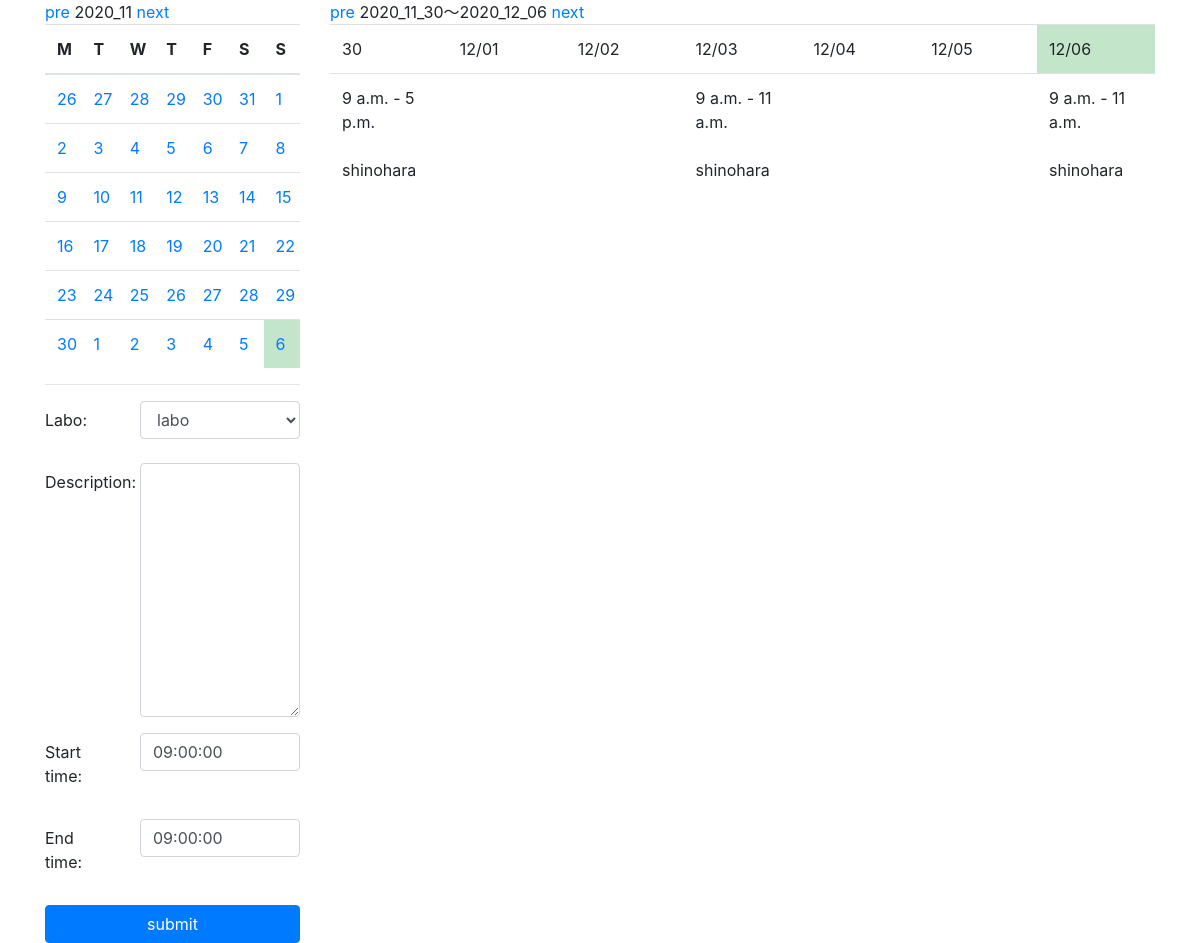
The app's page /ag360l_app/mycalendar/2020/11/30/ with its own data.
### ag360l_app/models.py (models this page shows, shortened)
class Schedule(models.Model):
    DATA = [
        ('0', 'labo'),
        ('1', 'fujii'),
        ('2', 'nishikawa'),
        ('3', 'inoue'),
        ('4', 'ito'),
        ('5', 'ma'),
        ('6', 'kondoh'),
        ('7', 'tanaka'),
        ('8', 'tukamoto'),
        ('9', 'tecd'),
    ]
    labo = models.CharField(
        max_length=100,
        choices=DATA,
        default='0',
    )
    description = models.TextField( blank=True)
    start_time = models.TimeField( default=datetime.time(9, 0, 0))
    end_time = models.TimeField(default=datetime.time(9, 0, 0))
    date = models.DateField()
    created_at = models.DateTimeField( default=timezone.now)

### ag360l_app/views.py (the view, shortened to what this page needs)
# urls.py: path('mycalendar/', views.MyCalendar.as_view(), name='mycalendar'),
class MyCalendar(mixins.MonthCalendarMixin, mixins.WeekWithScheduleMixin, generic.CreateView):
    template_name = 'ag360l_app/mycalendar.html'
    model = Schedule
    date_field = 'date'
    form_class = BS4ScheduleForm
    def get_context_data(self, **kwargs):
        context = super().get_context_data(**kwargs)
        week_calendar_context = self.get_week_calendar()
        month_calendar_context = self.get_month_calendar()
        context.update(week_calendar_context)
        context.update(month_calendar_context)
        return context

### ag360l_app/forms.py (shortened to what this page needs)
class BS4ScheduleForm(forms.ModelForm):
    class Meta:
        model = Schedule
        fields = ('labo', 'description', 'start_time', 'end_time',)
        widgets = {
            'labo': forms.Select(attrs={
                'class': 'form-control',
            }),
            'description': forms.Textarea(attrs={
                'class': 'form-control',
            }),
            'start_time': forms.TextInput(attrs={
                'class': 'form-control',
            }),
            'end_time': forms.TextInput(attrs={
                'class': 'form-control',
            }),
        }

### ag360l_app/mixins.py (called while the page is built)
    def setup_calendar(self):
        self._calendar = calendar.Calendar(self.first_weekday)

    def get_week_names(self):
        week_names = deque(self.week_names)
        week_names.rotate(-self.first_weekday)
        return week_names

    def get_previous_month(self, date):
        if date.month == 1:
            return date.replace(year=date.year-1, month=12, day=1)
        else:
            return date.replace(month=date.month-1, day=1)

    def get_next_month(self, date):
        if date.month == 12:
            return date.replace(year=date.year+1, month=1, day=1)
        else:
            return date.replace(month=date.month+1, day=1)

    def get_month_days(self, date):
        return self._calendar.monthdatescalendar(date.year, date.month)

    def get_current_month(self):
        month = self.kwargs.get('month')
        year = self.kwargs.get('year')
        if month and year:
            month = datetime.date(year=int(year), month=int(month), day=1)
        else:
            month = datetime.date.today().replace(day=1)
        return month

    def get_month_calendar(self):
        self.setup_calendar()
        current_month = self.get_current_month()
        calendar_data = {
            'now': datetime.date.today(),
            'month_days': self.get_month_days(current_month),
            'month_current': current_month,
            'month_previous': self.get_previous_month(current_month),
            'month_next': self.get_next_month(current_month),
            'week_names': self.get_week_names(),
        }
        return calendar_data

    def get_week_calendar(self):
        calendar_context = super().get_week_calendar()
        calendar_context['week_day_schedules'] = self.get_week_schedules(
            calendar_context['week_first'],
            calendar_context['week_last'],
            calendar_context['week_days']
        )
        return calendar_context

### ag360l_app/templates/ag360l_app/mycalendar.html (shortened to what this page needs)
{% extends 'ag360l_app/base.html' %}
{% block content %}
    <div class="row">
        <div class="col-md-3">
            {% include 'ag360l_app/includes/month.html' %}
            <hr>
            <form action="" method="POST">
                {% for field in form %}
                    <div class="form-group row">
                        <label for="{{ field.id_for_label }}"
                               class="col-sm-4 col-form-label">{{ field.label_tag }}</label>
                        <div class="col-sm-8">
                            {{ field }}
                        </div>
                    </div>
                {% endfor %}
                <button type="submit" class="btn btn-primary btn-block">submit</button>
            </form>
        </div>
        <div class="col-md-9">
            {% include 'ag360l_app/includes/week.html' %}
        </div>
    </div>
{% endblock %}
{% block extrajs %}
    <link rel="stylesheet" type="text/css"
          href="https://cdnjs.cloudflare.com/ajax/libs/timedropper/1.0/timedropper.min.css">
{% endblock %}

### ag360l_app/templates/ag360l_app/includes/week.html
<a href="{% url 'ag360l_app:mycalendar' week_previous.year week_previous.month  week_previous.day %}">pre</a>
{{ week_first | date:"Y_m_d" }}〜{{ week_last | date:"Y_m_d" }}
<a href="{% url 'ag360l_app:mycalendar' week_next.year week_next.month  week_next.day %}">next</a>
<table class="table" style="table-layout: fixed;">
    <tbody>
    <tr>
        {% for day in week_days %}
            {% if now == day %}
                <td class="table-success">
                    {% else %}
                <td>
            {% endif %}
        {% if week_first.month != day.month %}
            {{ day | date:"m/d" }}
        {% else %}
            {{ day.day }}
        {% endif %}
        </td>
        {% endfor %}
    </tr>
    <tr>
        {% for schedules in week_day_schedules.values %}
            <td>
                {% for s in schedules %}
                    {{ s.start_time }} - {{ s.end_time }}<br>
                    {{ s.summary }}<br>
                    {{ s.description | linebreaks }}
                {% endfor %}
            </td>
        {% endfor %}
    </tr>
    </tbody>
</table>

### records on screen
Schedule: start_time "9 a.m.", end_time "5 p.m.", description "shinohara"
Schedule: start_time "9 a.m.", end_time "11 a.m.", description "shinohara"
Schedule: start_time "9 a.m.", end_time "11 a.m.", description "shinohara"

### other values on screen
{{ month_current | date:"Y_m" }} "2020_11"
{{ w }} "M" "T" "W" "T" "F" "S" "S"
{{ day.day }} "26" "27" "28" "29" "30" "31" "1" "2" "3" "4" "5" "6" "7" "8" "9" "10" "11" "12" "13" "14" "15" "16" "17" "18" "19" "20" "21" "22" "23" "24" "25" "26" "27" "28" "29" "30" "1" "2" "3" "4" "5" "6"
{{ field.label_tag }} "Labo:" "Description:" "Start time:" "End time:"
{{ week_first | date:"Y_m_d" }} "2020_11_30"
{{ week_last | date:"Y_m_d" }} "2020_12_06"
{{ day.day }} "30"
{{ day | date:"m/d" }} "12/01" "12/02" "12/03" "12/04" "12/05" "12/06"
